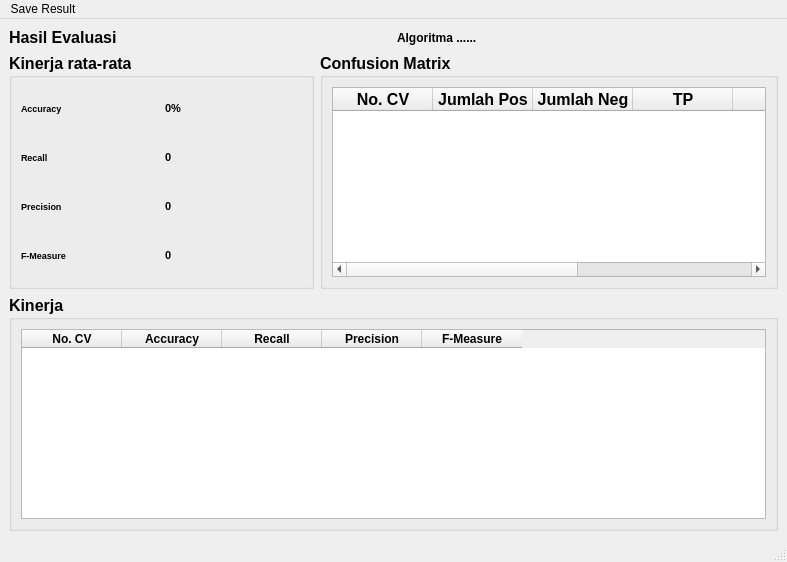
<?xml version="1.0" encoding="UTF-8"?>
<ui version="4.0">
 <class>MainWindow</class>
 <widget class="QMainWindow" name="MainWindow">
  <property name="geometry">
   <rect>
    <x>0</x>
    <y>0</y>
    <width>787</width>
    <height>562</height>
   </rect>
  </property>
  <property name="windowTitle">
   <string>Hasil Evaluasi (Cross Validation)</string>
  </property>
  <widget class="QWidget" name="centralwidget">
   <layout class="QGridLayout" name="gridLayout_3">
    <item row="0" column="0">
     <layout class="QVBoxLayout" name="verticalLayout_2" stretch="0,0">
      <item>
       <layout class="QHBoxLayout" name="horizontalLayout_2">
        <item>
         <widget class="QLabel" name="label_12">
          <property name="font">
           <font>
            <pointsize>12</pointsize>
            <weight>75</weight>
            <bold>true</bold>
           </font>
          </property>
          <property name="text">
           <string>Hasil Evaluasi</string>
          </property>
         </widget>
        </item>
        <item>
         <widget class="QLabel" name="label_nama_algoritma">
          <property name="font">
           <font>
            <weight>75</weight>
            <bold>true</bold>
           </font>
          </property>
          <property name="text">
           <string>Algoritma ......</string>
          </property>
         </widget>
        </item>
       </layout>
      </item>
      <item>
       <layout class="QVBoxLayout" name="verticalLayout" stretch="1,1">
        <item>
         <layout class="QHBoxLayout" name="horizontalLayout_3" stretch="2,3">
          <item>
           <layout class="QHBoxLayout" name="horizontalLayout" stretch="0">
            <item>
             <widget class="QGroupBox" name="groupBox">
              <property name="font">
               <font>
                <pointsize>12</pointsize>
                <weight>75</weight>
                <bold>true</bold>
               </font>
              </property>
              <property name="title">
               <string>Kinerja rata-rata</string>
              </property>
              <layout class="QGridLayout" name="gridLayout_7">
               <item row="0" column="0">
                <layout class="QGridLayout" name="gridLayout">
                 <property name="sizeConstraint">
                  <enum>QLayout::SetMinAndMaxSize</enum>
                 </property>
                 <item row="1" column="1">
                  <widget class="QLabel" name="recall_rata">
                   <property name="font">
                    <font>
                     <pointsize>8</pointsize>
                    </font>
                   </property>
                   <property name="text">
                    <string>0</string>
                   </property>
                  </widget>
                 </item>
                 <item row="0" column="1">
                  <widget class="QLabel" name="accuracy_rata">
                   <property name="font">
                    <font>
                     <pointsize>8</pointsize>
                    </font>
                   </property>
                   <property name="text">
                    <string>0%</string>
                   </property>
                  </widget>
                 </item>
                 <item row="1" column="0">
                  <widget class="QLabel" name="label_5">
                   <property name="font">
                    <font>
                     <pointsize>7</pointsize>
                    </font>
                   </property>
                   <property name="text">
                    <string>Recall</string>
                   </property>
                  </widget>
                 </item>
                 <item row="0" column="0">
                  <widget class="QLabel" name="label_4">
                   <property name="font">
                    <font>
                     <pointsize>7</pointsize>
                    </font>
                   </property>
                   <property name="text">
                    <string>Accuracy</string>
                   </property>
                  </widget>
                 </item>
                 <item row="3" column="0">
                  <widget class="QLabel" name="label_6">
                   <property name="font">
                    <font>
                     <pointsize>7</pointsize>
                    </font>
                   </property>
                   <property name="text">
                    <string>F-Measure</string>
                   </property>
                  </widget>
                 </item>
                 <item row="2" column="0">
                  <widget class="QLabel" name="label_7">
                   <property name="font">
                    <font>
                     <pointsize>7</pointsize>
                    </font>
                   </property>
                   <property name="text">
                    <string>Precision</string>
                   </property>
                  </widget>
                 </item>
                 <item row="2" column="1">
                  <widget class="QLabel" name="precision_rata">
                   <property name="font">
                    <font>
                     <pointsize>8</pointsize>
                    </font>
                   </property>
                   <property name="text">
                    <string>0</string>
                   </property>
                  </widget>
                 </item>
                 <item row="3" column="1">
                  <widget class="QLabel" name="fmeasure_rata">
                   <property name="font">
                    <font>
                     <pointsize>8</pointsize>
                    </font>
                   </property>
                   <property name="text">
                    <string>0</string>
                   </property>
                  </widget>
                 </item>
                </layout>
               </item>
              </layout>
             </widget>
            </item>
           </layout>
          </item>
          <item>
           <widget class="QGroupBox" name="groupBox_5">
            <property name="font">
             <font>
              <pointsize>12</pointsize>
              <weight>75</weight>
              <bold>true</bold>
             </font>
            </property>
            <property name="title">
             <string>Confusion Matrix</string>
            </property>
            <layout class="QGridLayout" name="gridLayout_2">
             <item row="0" column="0">
              <widget class="QTableWidget" name="tabel_cf">
               <column>
                <property name="text">
                 <string>No. CV</string>
                </property>
               </column>
               <column>
                <property name="text">
                 <string>Jumlah Pos</string>
                </property>
               </column>
               <column>
                <property name="text">
                 <string>Jumlah Neg</string>
                </property>
               </column>
               <column>
                <property name="text">
                 <string>TP</string>
                </property>
               </column>
               <column>
                <property name="text">
                 <string>FP</string>
                </property>
               </column>
               <column>
                <property name="text">
                 <string>FN</string>
                </property>
               </column>
               <column>
                <property name="text">
                 <string>TN</string>
                </property>
               </column>
              </widget>
             </item>
            </layout>
           </widget>
          </item>
         </layout>
        </item>
        <item>
         <widget class="QGroupBox" name="groupBox_2">
          <property name="font">
           <font>
            <pointsize>12</pointsize>
            <weight>75</weight>
            <bold>true</bold>
           </font>
          </property>
          <property name="title">
           <string>Kinerja</string>
          </property>
          <layout class="QGridLayout" name="gridLayout_4">
           <item row="0" column="0">
            <widget class="QTableWidget" name="tabel_kinerja">
             <property name="font">
              <font>
               <pointsize>9</pointsize>
              </font>
             </property>
             <column>
              <property name="text">
               <string>No. CV</string>
              </property>
             </column>
             <column>
              <property name="text">
               <string>Accuracy</string>
              </property>
             </column>
             <column>
              <property name="text">
               <string>Recall</string>
              </property>
             </column>
             <column>
              <property name="text">
               <string>Precision</string>
              </property>
             </column>
             <column>
              <property name="text">
               <string>F-Measure</string>
              </property>
             </column>
            </widget>
           </item>
          </layout>
         </widget>
        </item>
       </layout>
      </item>
     </layout>
    </item>
   </layout>
  </widget>
  <widget class="QMenuBar" name="menubar">
   <property name="geometry">
    <rect>
     <x>0</x>
     <y>0</y>
     <width>787</width>
     <height>21</height>
    </rect>
   </property>
   <widget class="QMenu" name="menuSave_Result">
    <property name="title">
     <string>Save Result</string>
    </property>
    <addaction name="actionConfusion"/>
    <addaction name="actionKinerja"/>
   </widget>
   <addaction name="menuSave_Result"/>
  </widget>
  <widget class="QStatusBar" name="statusbar"/>
  <action name="actionConfusion">
   <property name="text">
    <string>Confusion matrix</string>
   </property>
  </action>
  <action name="actionKinerja">
   <property name="text">
    <string>Kinerja</string>
   </property>
  </action>
 </widget>
 <resources/>
 <connections/>
</ui>
